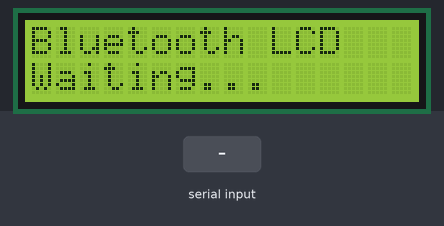
Simulated run of this sketch. Board: ESP32. On the bench: 16×2 character LCD. The test bench sets the inputs (shaded band). Nothing arrives over Bluetooth unless stated; what the sketch prints to the serial monitor is not drawn.

Above: at 1.2 s.
1.3 s: "1\n" received over the second serial link
At 2.5 s:
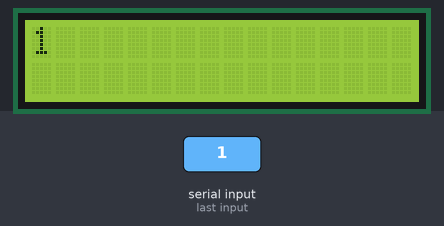
2.8 s: "0\n" received over the second serial link
At 3.8 s:
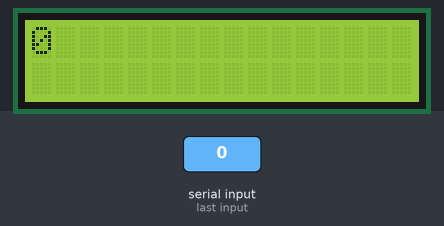
4.3 s: "2\n" received over the second serial link
At 4.9 s:
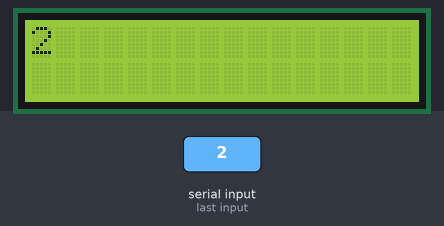
Timing chart, 0 to 7.3 s (numbered marks = the images above; inputs shaded):
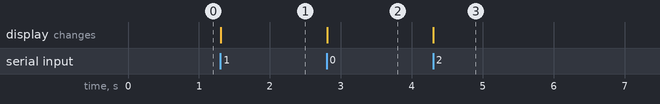

The sketch:

Arduino_Bluetooth_LCD.ino
```cpp
/*
=========================================================
Project : Bluetooth LCD Display using ESP32
Author  : Ansh Rastogi
Board   : ESP32
Bluetooth : Classic Bluetooth
Display : 16x2 LCD (I2C)

Description:
This project receives text wirelessly from a smartphone
using Bluetooth and displays it on a 16x2 I2C LCD.

=========================================================
*/

#include <Wire.h>
#include <LiquidCrystal_I2C.h>
#include "BluetoothSerial.h"

BluetoothSerial SerialBT;

// LCD Address: 0x27
LiquidCrystal_I2C lcd(0x27, 16, 2);

String message = "";

void setup() {

  Serial.begin(115200);

  SerialBT.begin("ESP32_LCD");

  lcd.init();
  lcd.backlight();

  lcd.clear();
  lcd.setCursor(0,0);
  lcd.print("Bluetooth LCD");
  lcd.setCursor(0,1);
  lcd.print("Waiting...");
}

void loop() {

  while (SerialBT.available()) {

    char c = SerialBT.read();

    if (c == '\n') {

      lcd.clear();
      lcd.setCursor(0,0);
      lcd.print(message);

      Serial.println(message);

      message = "";
    }

    else {

      message += c;
    }
  }
}
```

Measured:
- after the input at 1.3 s, the display: changes at once (image 1)
- after the input at 2.8 s, the display: changes at once (image 2)
- after the input at 4.3 s, the display: changes at once (image 3)
